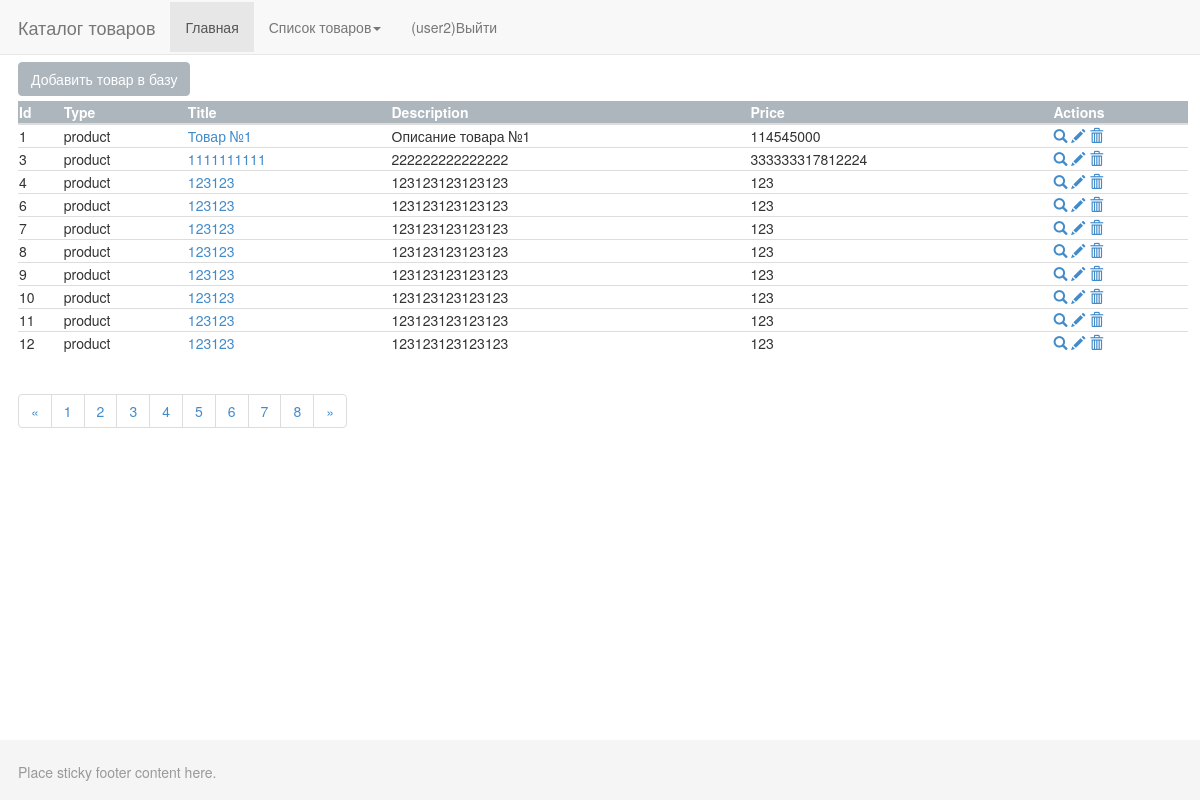
The app's page /?r=product/index (signed in) with its own data.
### tables this page shows
CREATE TABLE `products` (
  `id` int(11) NOT NULL,
  `type` varchar(30) NOT NULL DEFAULT 'product',
  `title` varchar(500) NOT NULL,
  `description` varchar(1000) NOT NULL,
  `price` double NOT NULL
);

### application/core/core.php (called while the page is built, shortened)
<?php
$autoloader=function ($classname) {
    $classdir1 = DS . 'application' . DS . 'core';
    $classdir2 = DS . 'application' . DS . 'classes';
    $classdir3 = DS . 'application' . DS . 'models';
    $classdirarr = array($classdir1, $classdir2, $classdir3 );
    foreach ($classdirarr as $folder) {
        $filename = $classname. '.php';
        $file = SITE_PATH . $folder . DS . $filename;
        if (file_exists($file)) {
            return true;
        }
    }
    return false;
};
Route::start();

### application/controllers/ControllerProduct.php (called while the page is built, shortened)
<?php
class ControllerProduct extends Controller {
    function getAccess($action) {
        $access = isset($_SESSION['user']);
        return $access  && parent::getAccess($action);
    }
    function action_index() {
        $count = ModelProduct::getCountOfRows();
        $paginator = new Paginator($count, 10);
        $paginator->offset = isset($_GET['offset']) ? $_GET['offset'] : 0;
        $data = ModelProduct::get_data($paginator);
        $this->view->generate('product_list.php',
            'template_view.php',
            ['data'=>$data, 'paginator'=>$paginator]);
    }
}

### application/core/Controller.php (called while the page is built, shortened)
<?php
class Controller {
        function getAccess($action)
        {
            return true;
        }
}

### application/core/View.php (called while the page is built, shortened)
<?php
class View {
    function generate($content_view, $template_view, $data = null) {
        include 'application/views/' . $template_view;
    }
}

### index.php (called while the page is built, shortened)
<?php
include (SITE_PATH . DS . 'application' . DS . 'core' . DS . 'core.php');
?>

### application/models/ModelProduct.php (called while the page is built, shortened)
<?php
class ModelProduct extends Model {
    private $id = 0;
    private $type;
    private $title;
    private $description;
    protected $price;
    public function __construct($type = 'product', $title = null, $description = null, $price = null) {
        $this->type = $type;
        $this->title = $title;
        $this->description = $description;
        $this->price = $price;
    }
    public function getId() {
        return $this->id;
    }
    public function setId($id) {
        $this->id = $id;
    }
    public function getType() {
        return $this->type;
    }
    public function getTitle() {
        return $this->title;
    }
    public function getDescription() {
        return $this->description;
    }
    public function getPrice() {
        return $this->price;
    }
    public static function getCountOfRows()
    {
        $query ="SELECT COUNT(id) c FROM products;";
        $result = self::getMySQLDb()->query($query)->fetch();
        if(isset($result['c'])) return $result['c'];
        return false;
    }
    static function get_data(Paginator $paginator = null) {
        $data = [];
        $query ="SELECT * FROM products p
              WHERE p.type='product'
              ORDER BY id";
        if($paginator) {
            $query .= " LIMIT {$paginator->offset},{$paginator->limit}";
        }
        $result = self::getMySQLDb()->query($query);
        if ($result)
            foreach ($result as $row) {
                $product = new self('product', $row['title'], $row['description'], $row['price']);
                $product->setID($row['id']);
                $data[] = $product;
            }
        return $data;
    }
}

### application/core/Model.php (called while the page is built, shortened)
<?php
abstract class Model {
    protected static $db = null;
    protected static function getMySQLDb() {
        if (!static::$db) {
            static::$db = DataBase::getInstance();
        }
        return static::$db;
    }
}

### application/classes/DataBase.php (called while the page is built, shortened)
<?php
class DataBase {
    static private $instance = null;
    static public function init($config) {
        if (self::$instance === null) {
            self::$instance = new PDO($config['dsn'], $config['user'], $config['password']);
        }
    }
    static public function getInstance() {
        return self::$instance;
    }
}

### application/views/product_list.php (the view)
<div class="btn-group">
    <a id="create_product_button" class="btn btn-create-new btn-primary btn-md" role="button" href="?r=product/create">Добавить товар в базу</a>
</div>
<table class="table">
    <thead>
        <tr><th>Id</th>
            <th>Type</th>
            <th>Title</th>
            <th>Description</th>
            <th>Price</th>
            <th>Actions</th>
        </tr>
    </thead>
    <?php foreach ($data as $shopProduct) : ?>
        <?php $id = $shopProduct->getId(); ?>
        <tr>
            <td><?php echo $shopProduct->getId(); ?></td>
            <td><?php echo $shopProduct->getType(); ?></td>
            <td><a href='?r=product/view&id=<?php echo $id; ?>'>
                    <?php echo $shopProduct->getTitle() ?></a>
            </td>
            <td><?php echo $shopProduct->getDescription(); ?></td>
            <td><?php echo $shopProduct->getPrice(); ?></td>
            <td>
                <a href="?r=product/view&id=<?php echo $id; ?>">
                    <span class="glyphicon glyphicon-search"></span>
                </a>
                <a href="?r=product/update&id=<?php echo $id; ?>">
                    <span class="glyphicon glyphicon-pencil"></span>
                </a>
                <a href="?r=product/delete&id=<?php echo $id; ?>">
                    <span class="glyphicon glyphicon-trash"></span>
                </a>
            </td>
        </tr>
    <?php endforeach; ?>
</table>
<?php echo $paginator->html();?>

### application/core/Route.php (shortened to what this page needs)
<?php
class Route {
    static function start() {
        $action_name = 'index';
        $params = [];
        $start = mb_strpos($_SERVER['REQUEST_URI'],'?');
        if($start){
            $paramsString = mb_substr($_SERVER['REQUEST_URI'], $start+1);
            parse_str($paramsString, $params);
        }
        if(isset($params['r']))
        {
            $routes = explode('/', $params['r']);
            if (!empty($routes[1])) {
                $action_name = $routes[1];
            }
        }
        $action_name = 'action_' . $action_name;
        $controller = new $controller_name;
        $action = $action_name;
        if (method_exists($controller, $action)) {
            $method_params = [];
            $access = $controller->getAccess($action);
            if($access) call_user_func_array(array($controller, $action), array_values($method_params));
            else Route::ErrorPage403();
        } else {
            Route::ErrorPage404();
        }
    }
}

### application/views/template_view.php (shortened to what this page needs)
<!DOCTYPE html>
<html lang="en">
    <head>
        <link href="/bootstrap/css/bootstrap.min.css" rel="stylesheet">
        <link href="/bootstrap/css/sticky-footer-navbar.css" rel="stylesheet">
        <link href="/css/style.css" rel="stylesheet">
    </head>
    <body>
        <div class="navbar navbar-default navbar-fixed-top" role="navigation">
            <div class="container">
                <div class="navbar-header">
                    <a class="navbar-brand" href="#">Каталог товаров</a>
                </div>
                <div class="collapse navbar-collapse">
                    <ul class="nav navbar-nav">
                        <li class="active"><a href="/">Главная</a></li>
                        <li class="dropdown"><a href="#"class="dropdown-toggle" data-toggle="dropdown">Список товаров<b class="caret"></b></a>
                        </li>
                        <li>
                            <?php if(!isset($_SESSION['user'])): ?>
                                <a href="/?r=authentication/login">Войти</a>
                            <?php else :?>
                                <a href="/?r=authentication/logout">(<?php echo $_SESSION['user']['username']; ?>)Выйти</a>
                            <?php endif;?>
                        </li>
                    </ul>
                </div>
            </div>
        </div>
        <div class="container">
            <?php include 'application/views/' . $content_view; ?>
        </div>
        <div id="footer">
            <div class="container">
                <p class="text-muted">Place sticky footer content here.</p>
            </div>
        </div>
</body>
</html>

### application/classes/Paginator.php (shortened to what this page needs)
<?php
class Paginator
{
    public $count;
    public $limit;
    public function __construct($count, $limit)
    {
        $this->count = (int)$count;
        $this->limit = (int)$limit;
    }
    public function html()
    {
        $action = $_GET['r'];
        $countOfPages = floor($this->count / $this->limit);
        $html = '';
        $html .='<ul class="pagination">';
        $html .='<li><a href="#">&laquo;</a></li>';
        for($i=0; $i<=$countOfPages; $i++)
        {
            $html .='<li><a href="?r='.$action.'&offset='.($i*5).'">'.($i+1).'</a></li>';
        }
        $html .='<li><a href="#">&raquo;</a></li>';
        $html .='</ul>';
        return $html;
    }
}

### css/style.css (style rules this page uses)
.btn-create-new { color: #fff; background-color: #adb6bd; border-color: #adb6bd; margin: 5px; margin-top: 0; }
.container { margin: 2px 3px; width: 100%; }
.table>thead>tr>th, .table>tbody>tr>th, .table>tfoot>tr>th, .table>thead>tr>td, .table>tbody>tr>td, .table>tfoot>tr>td { height : 5px; padding: 1px; }
table thead tr th { background-color: #adb6bd; color: white; }

### records on screen
products: id "1", type "product", title "Товар №1", description "Описание товара №1", price "114545000"
products: id "3", type "product", title "1111111111", description "222222222222222", price "333333317812224"
products: id "4", type "product", title "123123", description "123123123123123", price "123"
products: id "6", type "product", title "123123", description "123123123123123", price "123"
products: id "7", type "product", title "123123", description "123123123123123", price "123"
products: id "8", type "product", title "123123", description "123123123123123", price "123"
products: id "9", type "product", title "123123", description "123123123123123", price "123"
products: id "10", type "product", title "123123", description "123123123123123", price "123"
products: id "11", type "product", title "123123", description "123123123123123", price "123"
products: id "12", type "product", title "123123", description "123123123123123", price "123"

### other values on screen
$_SESSION['user']['username'] "user2"
